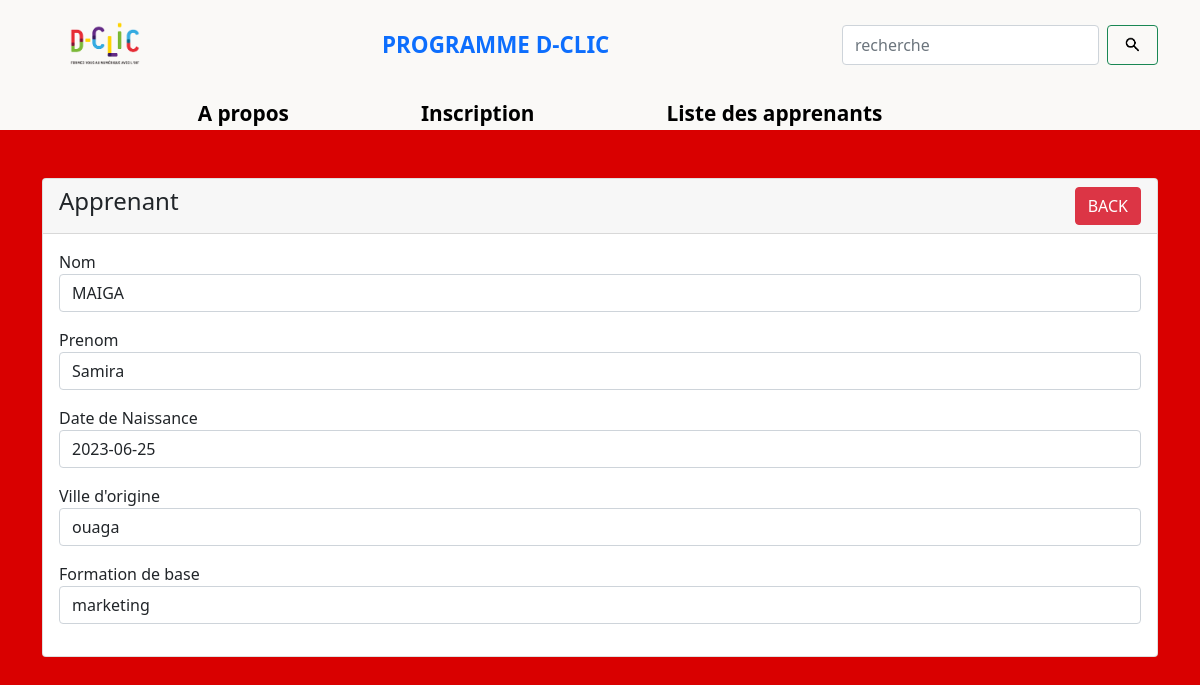
Screenshot of /formulaire_connexion/php/apprenantView.php?id=49 with the database file from the repository.
### tables this page shows
CREATE TABLE `apprenant` (
  `id` int NOT NULL,
  `nom` varchar(255) NOT NULL,
  `prenom` varchar(255) NOT NULL,
  `date_de_naissance` date DEFAULT NULL,
  `ville_origine` varchar(255) NOT NULL,
  `formation_de_base` varchar(255) NOT NULL,
  `date` datetime NOT NULL
);

### formulaire_connexion/php/apprenantView.php (the view, shortened to what this page needs)
<?php
require '../connexion.php';
?>
<!doctype html>
<html lang="en">
  <head>
    <link href="https://cdn.jsdelivr.net/npm/bootstrap@5.1.3/dist/css/bootstrap.min.css" rel="stylesheet">
    <link rel="stylesheet" href="CSS/style.css">
  <link rel="stylesheet" href="CSS/main.css">
</head>
<body style= "background-color: #D90000; ";>
<div class=" container-fluid header" style="background-color: #FAF9F7; height: 130px;">
    <nav class="navbar navbar-expand-lg bg-body-tertiary">
      <div class="container">
        <a class="navbar-brand" href="#"><img width="40%" src="Images/logo_dclic.png" class="logo_sup" alt=""></a>
        <div class="collapse navbar-collapse" id="navbarSupportedContent">
          <ul class="navbar-nav me-auto mb-2 mb-lg-0">
            <a class="nav-link active dclic " href="#" role="button" aria-expanded="false">
              <strong>PROGRAMME D-CLIC</strong>
            </a>
          </ul>
          <form class="d-flex" role="search">
            <input class="form-control me-2" type="recherche" placeholder="recherche" aria-label="recherche">
            <button class="btn btn-outline-success" type="submit"><img width="25px"
                src="Images/icône_recherche-removebg-preview.png" alt=""></button>
          </form> <br>
        </div>
      </div>
    </nav>
    <div class="container-fluid">
      <div class="faozia ">
        <div class=""><a class="nav-link navtext active" aria-current="page" href="/index.html">A propos</a></div>
        <div class=""><a class="nav-link navtext active" href="/Inscription.html">Inscription</a></div>
        <div class=""><a class="nav-link navtext active" href="#">Liste des apprenants</a></div>
      </div>
    </div>
  </div>
    <div class="container mt-5">
        <div class="row">
            <div class="col-md-12">
                <div class="card">
                    <div class="card-header">
                        <h4>Apprenant
                            <a href="../index.php" class="btn btn-danger float-end">BACK</a>
                        </h4>
                    </div>
                    <div class="card-body">
                        <?php
                        if(isset($_GET['id']))
                        {
                            $apprenant_id = mysqli_real_escape_string($conn, $_GET['id']);
                            $query = "SELECT * FROM apprenant WHERE id='$apprenant_id' ";
                            $query_run = mysqli_query($conn, $query);
                            if(mysqli_num_rows($query_run) > 0)
                            {
                                $apprenant = mysqli_fetch_array($query_run);
                                ?>
                                    <div class="mb-3">
                                        <label>Nom</label>
                                        <p class="form-control">
                                            <?=$apprenant['nom'];?>
                                        </p>
                                    </div>
                                    <div class="mb-3">
                                        <label>Prenom</label>
                                        <p class="form-control">
                                            <?=$apprenant['prenom'];?>
                                        </p>
                                    </div>
                                    <div class="mb-3">
                                        <label>Date de Naissance</label>
                                        <p class="form-control">
                                            <?=$apprenant['date_de_naissance'];?>
                                        </p>
                                    </div>
                                    <div class="mb-3">
                                        <label>Ville d'origine</label>
                                        <p class="form-control">
                                            <?=$apprenant['ville_origine'];?>
                                        </p>
                                    </div>
                                    <div class="mb-3">
                                        <label>Formation de base</label>
                                        <p class="form-control">
                                            <?=$apprenant['formation_de_base'];?>
                                        </p>
                                    </div>
                                <?php
                            }
                            else
                            {
                                echo "<h4>No Such Id Found</h4>";
                            }
                        }
                        ?>
                    </div>
                </div>
            </div>
        </div>
    </div>
</body>
</html>

### formulaire_connexion/php/css/style.css (style rules this page uses)
* { padding: 0; margin: 0; }
.faozia { display: flex; gap: 100px; justify-content: center; margin-left: -120px; }
.navtext { text-decoration: none; color: black; font-weight: bold !important; font-size: 1.3em !important; }
.dclic { font-size: 1.4em !important; }

### rows the page displays
apprenant: nom "MAIGA", prenom "Samira", date_de_naissance "2023-06-25", ville_origine "ouaga", formation_de_base "marketing"
